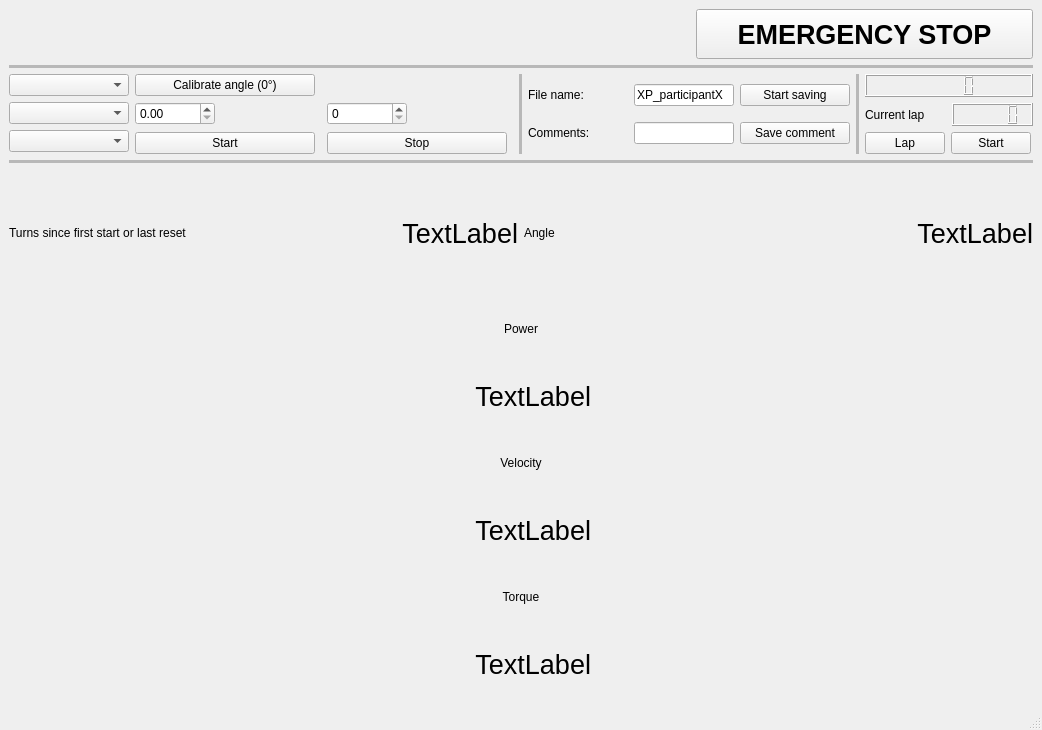
<?xml version="1.0" encoding="UTF-8"?>
<ui version="4.0">
 <class>MainWindow</class>
 <widget class="QMainWindow" name="MainWindow">
  <property name="geometry">
   <rect>
    <x>0</x>
    <y>0</y>
    <width>1040</width>
    <height>730</height>
   </rect>
  </property>
  <property name="minimumSize">
   <size>
    <width>0</width>
    <height>0</height>
   </size>
  </property>
  <property name="maximumSize">
   <size>
    <width>16777215</width>
    <height>16777215</height>
   </size>
  </property>
  <property name="windowTitle">
   <string>Ergocycle S2M</string>
  </property>
  <widget class="QWidget" name="centralwidget">
   <layout class="QGridLayout" name="gridLayout_2">
    <item row="4" column="0">
     <layout class="QVBoxLayout" name="velocity_verticalLayout">
      <item>
       <widget class="QLabel" name="velocity_label">
        <property name="minimumSize">
         <size>
          <width>0</width>
          <height>0</height>
         </size>
        </property>
        <property name="maximumSize">
         <size>
          <width>16777215</width>
          <height>16777215</height>
         </size>
        </property>
        <property name="text">
         <string>Velocity</string>
        </property>
        <property name="alignment">
         <set>Qt::AlignCenter</set>
        </property>
       </widget>
      </item>
      <item>
       <layout class="QHBoxLayout" name="velocity_horizontalLayout">
        <item>
         <widget class="QLabel" name="velocity_display">
          <property name="minimumSize">
           <size>
            <width>140</width>
            <height>70</height>
           </size>
          </property>
          <property name="maximumSize">
           <size>
            <width>140</width>
            <height>70</height>
           </size>
          </property>
          <property name="font">
           <font>
            <pointsize>20</pointsize>
           </font>
          </property>
          <property name="text">
           <string>TextLabel</string>
          </property>
          <property name="alignment">
           <set>Qt::AlignRight|Qt::AlignTrailing|Qt::AlignVCenter</set>
          </property>
         </widget>
        </item>
       </layout>
      </item>
     </layout>
    </item>
    <item row="3" column="0">
     <layout class="QVBoxLayout" name="power_verticalLayout">
      <item>
       <widget class="QLabel" name="power_label">
        <property name="minimumSize">
         <size>
          <width>0</width>
          <height>0</height>
         </size>
        </property>
        <property name="maximumSize">
         <size>
          <width>16777215</width>
          <height>16777215</height>
         </size>
        </property>
        <property name="sizeIncrement">
         <size>
          <width>0</width>
          <height>0</height>
         </size>
        </property>
        <property name="text">
         <string>Power</string>
        </property>
        <property name="scaledContents">
         <bool>false</bool>
        </property>
        <property name="alignment">
         <set>Qt::AlignCenter</set>
        </property>
        <property name="wordWrap">
         <bool>false</bool>
        </property>
       </widget>
      </item>
      <item>
       <layout class="QHBoxLayout" name="power_horizontalLayout">
        <item>
         <widget class="QLabel" name="power_display">
          <property name="minimumSize">
           <size>
            <width>140</width>
            <height>70</height>
           </size>
          </property>
          <property name="maximumSize">
           <size>
            <width>140</width>
            <height>70</height>
           </size>
          </property>
          <property name="font">
           <font>
            <pointsize>20</pointsize>
           </font>
          </property>
          <property name="text">
           <string>TextLabel</string>
          </property>
          <property name="alignment">
           <set>Qt::AlignRight|Qt::AlignTrailing|Qt::AlignVCenter</set>
          </property>
         </widget>
        </item>
       </layout>
      </item>
     </layout>
    </item>
    <item row="0" column="0">
     <layout class="QVBoxLayout" name="command_verticalLayout">
      <item>
       <layout class="QHBoxLayout" name="header_horizontalLayout">
        <item>
         <widget class="QLabel" name="date_label">
          <property name="text">
           <string/>
          </property>
         </widget>
        </item>
        <item>
         <widget class="QLabel" name="errors_label">
          <property name="minimumSize">
           <size>
            <width>284</width>
            <height>0</height>
           </size>
          </property>
          <property name="maximumSize">
           <size>
            <width>16777215</width>
            <height>50</height>
           </size>
          </property>
          <property name="text">
           <string/>
          </property>
          <property name="wordWrap">
           <bool>true</bool>
          </property>
         </widget>
        </item>
        <item>
         <widget class="QPushButton" name="emergency_pushButton">
          <property name="minimumSize">
           <size>
            <width>0</width>
            <height>50</height>
           </size>
          </property>
          <property name="maximumSize">
           <size>
            <width>360</width>
            <height>16777215</height>
           </size>
          </property>
          <property name="font">
           <font>
            <pointsize>20</pointsize>
            <weight>75</weight>
            <bold>true</bold>
           </font>
          </property>
          <property name="autoFillBackground">
           <bool>false</bool>
          </property>
          <property name="text">
           <string>EMERGENCY STOP</string>
          </property>
         </widget>
        </item>
       </layout>
      </item>
      <item>
       <widget class="Line" name="line_4">
        <property name="lineWidth">
         <number>0</number>
        </property>
        <property name="midLineWidth">
         <number>20</number>
        </property>
        <property name="orientation">
         <enum>Qt::Horizontal</enum>
        </property>
       </widget>
      </item>
      <item>
       <layout class="QHBoxLayout" name="command_horizontalLayout">
        <item>
         <layout class="QVBoxLayout" name="modes_verticalLayout">
          <item>
           <widget class="QComboBox" name="training_comboBox">
            <property name="enabled">
             <bool>true</bool>
            </property>
            <property name="minimumSize">
             <size>
              <width>120</width>
              <height>0</height>
             </size>
            </property>
            <property name="maximumSize">
             <size>
              <width>120</width>
              <height>16777215</height>
             </size>
            </property>
           </widget>
          </item>
          <item>
           <widget class="QComboBox" name="control_comboBox">
            <property name="minimumSize">
             <size>
              <width>120</width>
              <height>0</height>
             </size>
            </property>
            <property name="maximumSize">
             <size>
              <width>120</width>
              <height>16777215</height>
             </size>
            </property>
           </widget>
          </item>
          <item>
           <widget class="QComboBox" name="direction_comboBox">
            <property name="minimumSize">
             <size>
              <width>120</width>
              <height>0</height>
             </size>
            </property>
            <property name="maximumSize">
             <size>
              <width>120</width>
              <height>16777215</height>
             </size>
            </property>
           </widget>
          </item>
         </layout>
        </item>
        <item>
         <layout class="QGridLayout" name="instructions_gridLayout">
          <item row="1" column="2">
           <layout class="QHBoxLayout" name="acceleration_horizontalLayout">
            <item>
             <widget class="QSpinBox" name="acceleration_spinBox">
              <property name="minimumSize">
               <size>
                <width>80</width>
                <height>0</height>
               </size>
              </property>
              <property name="maximumSize">
               <size>
                <width>80</width>
                <height>16777215</height>
               </size>
              </property>
             </widget>
            </item>
            <item>
             <widget class="QLabel" name="acceleration_units_label">
              <property name="minimumSize">
               <size>
                <width>100</width>
                <height>0</height>
               </size>
              </property>
              <property name="maximumSize">
               <size>
                <width>100</width>
                <height>16777215</height>
               </size>
              </property>
              <property name="text">
               <string/>
              </property>
             </widget>
            </item>
           </layout>
          </item>
          <item row="0" column="0">
           <widget class="QPushButton" name="angle_reset_pushButton">
            <property name="minimumSize">
             <size>
              <width>180</width>
              <height>0</height>
             </size>
            </property>
            <property name="maximumSize">
             <size>
              <width>180</width>
              <height>16777215</height>
             </size>
            </property>
            <property name="text">
             <string>Calibrate angle (0°)</string>
            </property>
           </widget>
          </item>
          <item row="1" column="0">
           <layout class="QHBoxLayout" name="instruction_horizontalLayout">
            <item>
             <widget class="QDoubleSpinBox" name="instruction_spinBox">
              <property name="minimumSize">
               <size>
                <width>80</width>
                <height>0</height>
               </size>
              </property>
              <property name="maximumSize">
               <size>
                <width>80</width>
                <height>16777215</height>
               </size>
              </property>
             </widget>
            </item>
            <item>
             <widget class="QLabel" name="units_label">
              <property name="minimumSize">
               <size>
                <width>100</width>
                <height>0</height>
               </size>
              </property>
              <property name="maximumSize">
               <size>
                <width>100</width>
                <height>16777215</height>
               </size>
              </property>
              <property name="text">
               <string/>
              </property>
             </widget>
            </item>
           </layout>
          </item>
          <item row="2" column="2">
           <widget class="QPushButton" name="stop_pushButton">
            <property name="minimumSize">
             <size>
              <width>180</width>
              <height>0</height>
             </size>
            </property>
            <property name="maximumSize">
             <size>
              <width>180</width>
              <height>16777215</height>
             </size>
            </property>
            <property name="text">
             <string>Stop</string>
            </property>
           </widget>
          </item>
          <item row="2" column="0">
           <widget class="QPushButton" name="start_update_pushButton">
            <property name="minimumSize">
             <size>
              <width>180</width>
              <height>0</height>
             </size>
            </property>
            <property name="maximumSize">
             <size>
              <width>180</width>
              <height>16777215</height>
             </size>
            </property>
            <property name="text">
             <string>Start</string>
            </property>
           </widget>
          </item>
         </layout>
        </item>
        <item>
         <widget class="Line" name="line_2">
          <property name="lineWidth">
           <number>0</number>
          </property>
          <property name="midLineWidth">
           <number>20</number>
          </property>
          <property name="orientation">
           <enum>Qt::Vertical</enum>
          </property>
         </widget>
        </item>
        <item>
         <layout class="QVBoxLayout" name="save_verticalLayout">
          <item>
           <layout class="QHBoxLayout" name="save_horizontalLayout">
            <item>
             <widget class="QLabel" name="save_label">
              <property name="minimumSize">
               <size>
                <width>100</width>
                <height>0</height>
               </size>
              </property>
              <property name="maximumSize">
               <size>
                <width>100</width>
                <height>16777215</height>
               </size>
              </property>
              <property name="text">
               <string>File name:</string>
              </property>
             </widget>
            </item>
            <item>
             <widget class="QLineEdit" name="save_lineEdit">
              <property name="minimumSize">
               <size>
                <width>100</width>
                <height>0</height>
               </size>
              </property>
              <property name="maximumSize">
               <size>
                <width>200</width>
                <height>16777215</height>
               </size>
              </property>
              <property name="text">
               <string>XP_participantX</string>
              </property>
             </widget>
            </item>
            <item>
             <widget class="QPushButton" name="save_st_pushButton">
              <property name="minimumSize">
               <size>
                <width>110</width>
                <height>0</height>
               </size>
              </property>
              <property name="maximumSize">
               <size>
                <width>110</width>
                <height>16777215</height>
               </size>
              </property>
              <property name="text">
               <string>Start saving</string>
              </property>
             </widget>
            </item>
           </layout>
          </item>
          <item>
           <layout class="QHBoxLayout" name="comments_horizontalLayout">
            <item>
             <widget class="QLabel" name="comments_label">
              <property name="minimumSize">
               <size>
                <width>100</width>
                <height>0</height>
               </size>
              </property>
              <property name="maximumSize">
               <size>
                <width>100</width>
                <height>16777215</height>
               </size>
              </property>
              <property name="text">
               <string>Comments:</string>
              </property>
             </widget>
            </item>
            <item>
             <widget class="QLineEdit" name="comments_lineEdit">
              <property name="minimumSize">
               <size>
                <width>100</width>
                <height>0</height>
               </size>
              </property>
              <property name="maximumSize">
               <size>
                <width>200</width>
                <height>16777215</height>
               </size>
              </property>
             </widget>
            </item>
            <item>
             <widget class="QPushButton" name="comments_save_pushButton">
              <property name="minimumSize">
               <size>
                <width>110</width>
                <height>0</height>
               </size>
              </property>
              <property name="maximumSize">
               <size>
                <width>110</width>
                <height>16777215</height>
               </size>
              </property>
              <property name="text">
               <string>Save comment</string>
              </property>
             </widget>
            </item>
           </layout>
          </item>
         </layout>
        </item>
        <item>
         <widget class="Line" name="line_3">
          <property name="lineWidth">
           <number>0</number>
          </property>
          <property name="midLineWidth">
           <number>20</number>
          </property>
          <property name="orientation">
           <enum>Qt::Vertical</enum>
          </property>
         </widget>
        </item>
        <item>
         <layout class="QVBoxLayout" name="stopwatch_verticalLayout">
          <item>
           <widget class="QLCDNumber" name="stopwatch_lcdNumber">
            <property name="minimumSize">
             <size>
              <width>168</width>
              <height>0</height>
             </size>
            </property>
            <property name="maximumSize">
             <size>
              <width>168</width>
              <height>16777215</height>
             </size>
            </property>
           </widget>
          </item>
          <item>
           <layout class="QHBoxLayout" name="lap_horizontalLayout">
            <item>
             <widget class="QLabel" name="lap_label">
              <property name="minimumSize">
               <size>
                <width>80</width>
                <height>0</height>
               </size>
              </property>
              <property name="text">
               <string>Current lap</string>
              </property>
             </widget>
            </item>
            <item>
             <widget class="QLCDNumber" name="lap_lcdNumber">
              <property name="minimumSize">
               <size>
                <width>80</width>
                <height>0</height>
               </size>
              </property>
             </widget>
            </item>
           </layout>
          </item>
          <item>
           <layout class="QHBoxLayout" name="stopwatch_horizontalLayout">
            <item>
             <widget class="QPushButton" name="stopwatch_lap_reset_pushButton">
              <property name="minimumSize">
               <size>
                <width>80</width>
                <height>0</height>
               </size>
              </property>
              <property name="maximumSize">
               <size>
                <width>80</width>
                <height>16777215</height>
               </size>
              </property>
              <property name="text">
               <string>Lap</string>
              </property>
             </widget>
            </item>
            <item>
             <widget class="QPushButton" name="stopwatch_start_stop_pushButton">
              <property name="minimumSize">
               <size>
                <width>80</width>
                <height>0</height>
               </size>
              </property>
              <property name="maximumSize">
               <size>
                <width>80</width>
                <height>16777215</height>
               </size>
              </property>
              <property name="text">
               <string>Start</string>
              </property>
             </widget>
            </item>
           </layout>
          </item>
         </layout>
        </item>
       </layout>
      </item>
     </layout>
    </item>
    <item row="6" column="0">
     <layout class="QVBoxLayout" name="torque_verticalLayout">
      <item>
       <widget class="QLabel" name="torque_label">
        <property name="minimumSize">
         <size>
          <width>0</width>
          <height>0</height>
         </size>
        </property>
        <property name="maximumSize">
         <size>
          <width>16777215</width>
          <height>16777215</height>
         </size>
        </property>
        <property name="text">
         <string>Torque</string>
        </property>
        <property name="alignment">
         <set>Qt::AlignCenter</set>
        </property>
       </widget>
      </item>
      <item>
       <layout class="QHBoxLayout" name="torque_horizontalLayout">
        <item>
         <widget class="QLabel" name="torque_display">
          <property name="minimumSize">
           <size>
            <width>140</width>
            <height>70</height>
           </size>
          </property>
          <property name="maximumSize">
           <size>
            <width>140</width>
            <height>70</height>
           </size>
          </property>
          <property name="font">
           <font>
            <pointsize>20</pointsize>
           </font>
          </property>
          <property name="text">
           <string>TextLabel</string>
          </property>
          <property name="alignment">
           <set>Qt::AlignRight|Qt::AlignTrailing|Qt::AlignVCenter</set>
          </property>
         </widget>
        </item>
       </layout>
      </item>
     </layout>
    </item>
    <item row="2" column="0">
     <layout class="QHBoxLayout" name="turns_horizontalLayout">
      <item>
       <widget class="QLabel" name="turns_label">
        <property name="enabled">
         <bool>true</bool>
        </property>
        <property name="minimumSize">
         <size>
          <width>140</width>
          <height>25</height>
         </size>
        </property>
        <property name="maximumSize">
         <size>
          <width>300</width>
          <height>25</height>
         </size>
        </property>
        <property name="text">
         <string>Turns since first start or last reset</string>
        </property>
       </widget>
      </item>
      <item>
       <widget class="QLabel" name="turns_display">
        <property name="font">
         <font>
          <pointsize>20</pointsize>
         </font>
        </property>
        <property name="text">
         <string>TextLabel</string>
        </property>
        <property name="alignment">
         <set>Qt::AlignRight|Qt::AlignTrailing|Qt::AlignVCenter</set>
        </property>
       </widget>
      </item>
      <item>
       <widget class="QLabel" name="angle_label">
        <property name="minimumSize">
         <size>
          <width>140</width>
          <height>25</height>
         </size>
        </property>
        <property name="maximumSize">
         <size>
          <width>300</width>
          <height>25</height>
         </size>
        </property>
        <property name="text">
         <string>Angle</string>
        </property>
       </widget>
      </item>
      <item>
       <widget class="QLabel" name="angle_display">
        <property name="font">
         <font>
          <pointsize>20</pointsize>
         </font>
        </property>
        <property name="text">
         <string>TextLabel</string>
        </property>
        <property name="alignment">
         <set>Qt::AlignRight|Qt::AlignTrailing|Qt::AlignVCenter</set>
        </property>
       </widget>
      </item>
     </layout>
    </item>
    <item row="1" column="0">
     <widget class="Line" name="line">
      <property name="frameShadow">
       <enum>QFrame::Sunken</enum>
      </property>
      <property name="lineWidth">
       <number>0</number>
      </property>
      <property name="midLineWidth">
       <number>20</number>
      </property>
      <property name="orientation">
       <enum>Qt::Horizontal</enum>
      </property>
     </widget>
    </item>
   </layout>
  </widget>
  <widget class="QMenuBar" name="menubar">
   <property name="geometry">
    <rect>
     <x>0</x>
     <y>0</y>
     <width>1040</width>
     <height>22</height>
    </rect>
   </property>
  </widget>
  <widget class="QStatusBar" name="statusbar"/>
 </widget>
 <resources/>
 <connections/>
</ui>
